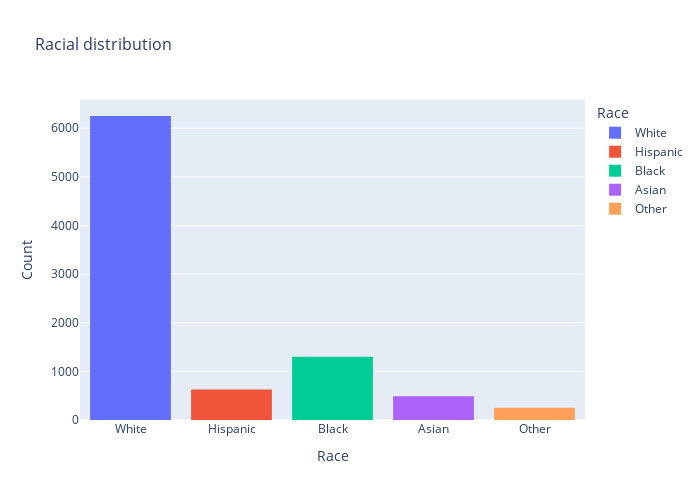

Source (notebook cell):
### Code cell
countplot_Race = px.histogram(df, x='Race', color='Race', title='Racial distribution')
countplot_Race.update_layout(
    xaxis_title='Race',
    yaxis_title='Count',
    width=700,
    height=500,
    title_font_size=16,
    font=dict(size=12),
)
countplot_Race.show()

### Figure 1 — Plotly figure (JSON) as saved in the notebook; plotly's stock layout.template omitted (floating-point values rounded to 4 significant figures; data arrays with more than 128 entries replaced by an {"elided": "..."} marker saying what was removed)
{"data": [{"alignmentgroup": "True", "bingroup": "x", "hovertemplate": "Race=%{x}<br>count=%{y}<extra></extra>", "legendgroup": "White", "marker": {"color": "#636efa", "pattern": {"shape": ""}}, "name": "White", "offsetgroup": "White", "orientation": "v", "showlegend": true, "type": "histogram", "x": {"elided": "6251 str values"}, "xaxis": "x", "yaxis": "y"}, {"alignmentgroup": "True", "bingroup": "x", "hovertemplate": "Race=%{x}<br>count=%{y}<extra></extra>", "legendgroup": "Hispanic", "marker": {"color": "#EF553B", "pattern": {"shape": ""}}, "name": "Hispanic", "offsetgroup": "Hispanic", "orientation": "v", "showlegend": true, "type": "histogram", "x": {"elided": "627 str values"}, "xaxis": "x", "yaxis": "y"}, {"alignmentgroup": "True", "bingroup": "x", "hovertemplate": "Race=%{x}<br>count=%{y}<extra></extra>", "legendgroup": "Black", "marker": {"color": "#00cc96", "pattern": {"shape": ""}}, "name": "Black", "offsetgroup": "Black", "orientation": "v", "showlegend": true, "type": "histogram", "x": {"elided": "1300 str values"}, "xaxis": "x", "yaxis": "y"}, {"alignmentgroup": "True", "bingroup": "x", "hovertemplate": "Race=%{x}<br>count=%{y}<extra></extra>", "legendgroup": "Asian", "marker": {"color": "#ab63fa", "pattern": {"shape": ""}}, "name": "Asian", "offsetgroup": "Asian", "orientation": "v", "showlegend": true, "type": "histogram", "x": {"elided": "487 str values"}, "xaxis": "x", "yaxis": "y"}, {"alignmentgroup": "True", "bingroup": "x", "hovertemplate": "Race=%{x}<br>count=%{y}<extra></extra>", "legendgroup": "Other", "marker": {"color": "#FFA15A", "pattern": {"shape": ""}}, "name": "Other", "offsetgroup": "Other", "orientation": "v", "showlegend": true, "type": "histogram", "x": {"elided": "253 str values"}, "xaxis": "x", "yaxis": "y"}], "layout": {"barmode": "relative", "font": {"size": 12}, "height": 500, "legend": {"title": {"text": "Race"}, "tracegroupgap": 0}, "title": {"font": {"size": 16}, "text": "Racial distribution"}, "width": 700, "xaxis": {"anchor": "y", "categoryarray": ["White", "Hispanic", "Black", "Asian", "Other"], "categoryorder": "array", "domain": [0, 1], "title": {"text": "Race"}}, "yaxis": {"anchor": "x", "domain": [0, 1], "title": {"text": "Count"}}}}
